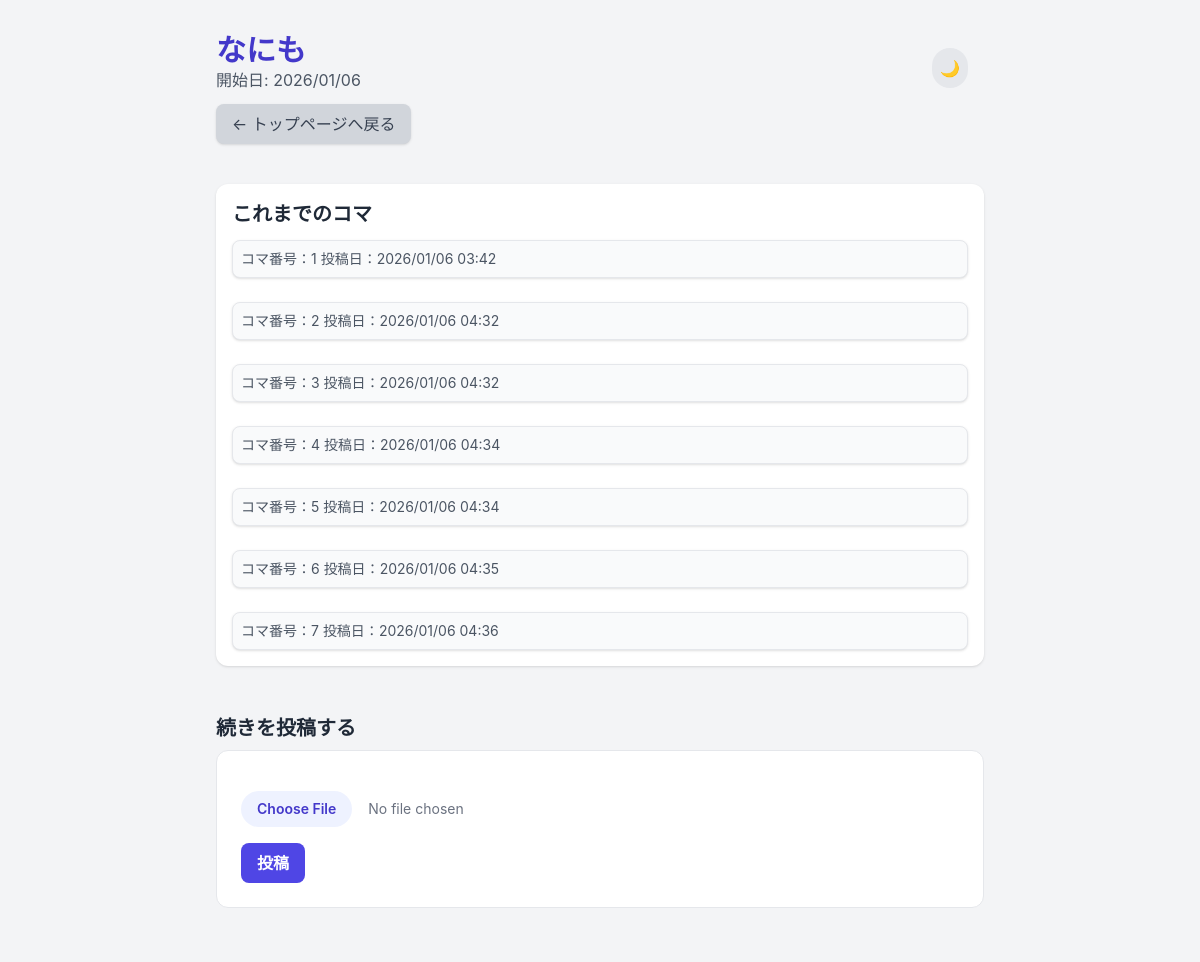
Before: /comic/16 (upper part) with the older database file.
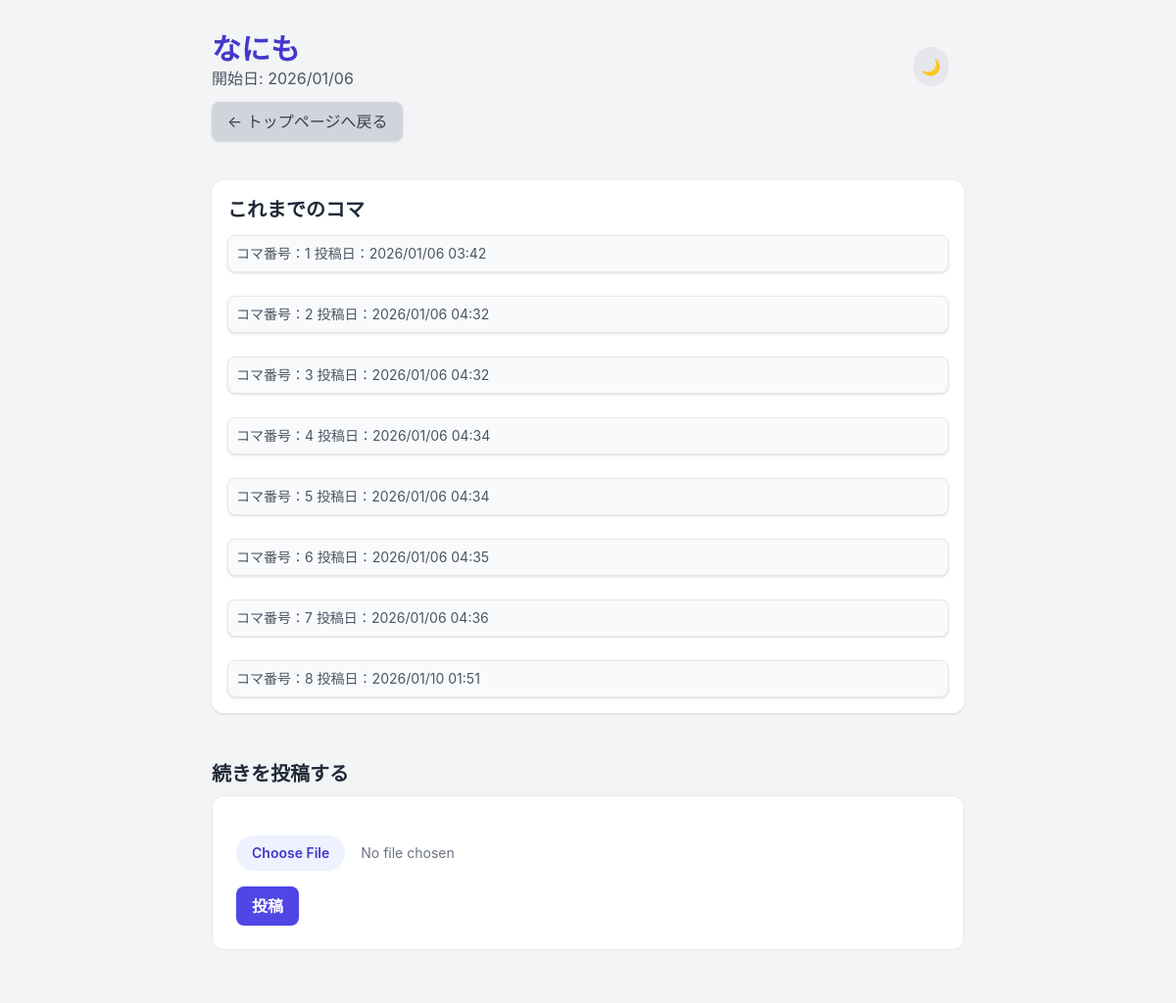
After: the same page with the newer database file.
### app.py (models this page shows, shortened)
class Comic(db.Model):
    __tablename__ = 'comic'
    id = db.Column(db.Integer, primary_key=True)
    title = db.Column(db.String(100), default='無題の漫画リレー')
    started_at = db.Column(db.DateTime, default=datetime.utcnow)
    is_completed = db.Column(db.Boolean, default=False)
    is_deleted = db.Column(db.Integer, default=0, nullable=False)
    max_koma = db.Column(db.Integer, default=20)
    komas = db.relationship('Koma', backref='comic', lazy='dynamic')

class Koma(db.Model):
    __tablename__ = 'koma'
    id = db.Column(db.Integer, primary_key=True)
    comic_id = db.Column(db.Integer, db.ForeignKey('comic.id'), nullable=False)
    frame_number = db.Column(db.Integer, nullable=False)
    image_filename = db.Column(db.String(120), unique=True, nullable=False)
    posted_at = db.Column(db.DateTime, default=datetime.utcnow)
    is_deleted = db.Column(db.Integer, default=0, nullable=False)

### app.py (the view)
@app.route('/comic/<int:comic_id>')
def comic_detail(comic_id):
    comic = Comic.query.get_or_404(comic_id)
    komas = comic.komas.filter_by(
        is_deleted=0
    ).order_by(Koma.frame_number.asc()).all()
    koma_count = len(komas) # コマの数
    return render_template(
        'comic_detail.html',
        comic=comic,
        komas=komas,
        koma_count=koma_count
    )

### app.py (called while the page is built)
@app.context_processor
def inject_public_comments():
    comments = (
        PublicComment.query
        .filter_by(is_public=True)
        .order_by(PublicComment.created_at.desc())
        .limit(5)
        .all()
    )
    return dict(public_comments=comments)

### templates/comic_detail.html (shortened to what this page needs)
{% extends "base.html" %}
{% block content %}
<div class="max-w-3xl mx-auto">
  <header class="relative mb-10">
    <h1 class="text-3xl font-bold text-indigo-700 dark:text-[#C8A5FF]">{{ comic.title }}</h1>
    <p class="text-gray-600 dark:text-[#ABB6C6]">開始日: {{ comic.started_at.strftime('%Y/%m/%d') }}</p>
    <a href="{{ url_for('index') }}"
      class="inline-block mt-3 px-4 py-2 bg-gray-300 dark:bg-[#383C40] text-gray-700 dark:text-[#BFC9DD] rounded-lg shadow hover:bg-gray-400">
      ← トップページへ戻る
    </a>
    <button id="theme-toggle" class="absolute top-4 right-4
               p-2 rounded-full
               bg-gray-200 dark:bg-gray-700
               text-gray-800 dark:text-gray-200
               hover:scale-105 transition">
      🌙
    </button>
  </header>
  <section class="bg-white dark:bg-[#121212] p-4 rounded-xl shadow mb-6">
    <h2 class="text-xl font-bold mb-3 dark:text-gray-400">これまでのコマ</h2>
    <div class="space-y-6">
      {% for koma in komas %}
      <div class="border dark:border-[#414143] rounded-lg overflow-hidden bg-gray-50 shadow">
        <div class="p-2 text-gray-600 dark:text-gray-400 text-sm dark:bg-[#1F1F20]">
          コマ番号：{{ koma.frame_number }}
          投稿日：{{ koma.posted_at.strftime('%Y/%m/%d %H:%M') }}
        </div>
      </div>
      {% endfor %}
    </div>
  </section>
  {% set is_full = comic.max_koma is not none and koma_count >= comic.max_koma %}
  <section class="mt-12
    ">
    <h2 class="text-xl font-bold mb-2 text-gray-800 dark:text-gray-200">
      続きを投稿する
    </h2>
    <div class="
    rounded-xl p-6 border
    bg-white
    dark:bg-[#121212]
    border-gray-200
    dark:border-[#414143]
    transition
  ">
      <form action="{{ url_for('post_frame') }}" method="POST" enctype="multipart/form-data" class="space-y-4">
        <input type="file" name="file" required class="block w-full text-sm text-gray-500
               file:mr-4 file:py-2 file:px-4
               file:rounded-full file:border-0
               file:text-sm file:font-semibold
               file:bg-indigo-50 dark:file:bg-[#262C3F] file:text-indigo-700 dark:file:text-[#C8A5FF]
               hover:file:bg-indigo-100 hover:cursor-pointer file:hover:cursor-pointer">
        <button type="submit" class="
    block mx-auto mt-4
    md:mx-0 md:mt-0 md:inline-block
    px-4 py-2 rounded-lg font-semibold
    bg-indigo-600 text-white
    hover:bg-indigo-700 transition
  ">
          投稿
        </button>
      </form>
    </div>
  </section>
</div>
{% endblock %}

### templates/base.html (shortened to what this page needs)
<!DOCTYPE html>
<html lang="ja">
<head>
  <script src="https://cdn.tailwindcss.com"></script>
</head>
<body class="min-h-screen pt-4 pl-4 pr-4 md:pt-8 md:pl-8 md:pr-8 transition-colors duration-300
         bg-gray-100 dark:bg-[#232325]
         text-gray-800 dark:text-gray-200">
  {% block content %}{% endblock %}
</body>
</html>

### templates/base.html (style rules this page uses)
body { font-family: 'Inter', sans-serif; }

Changed rows visible on the page:
added Koma: frame_number "8", posted_at "2026/01/10 01:51"
